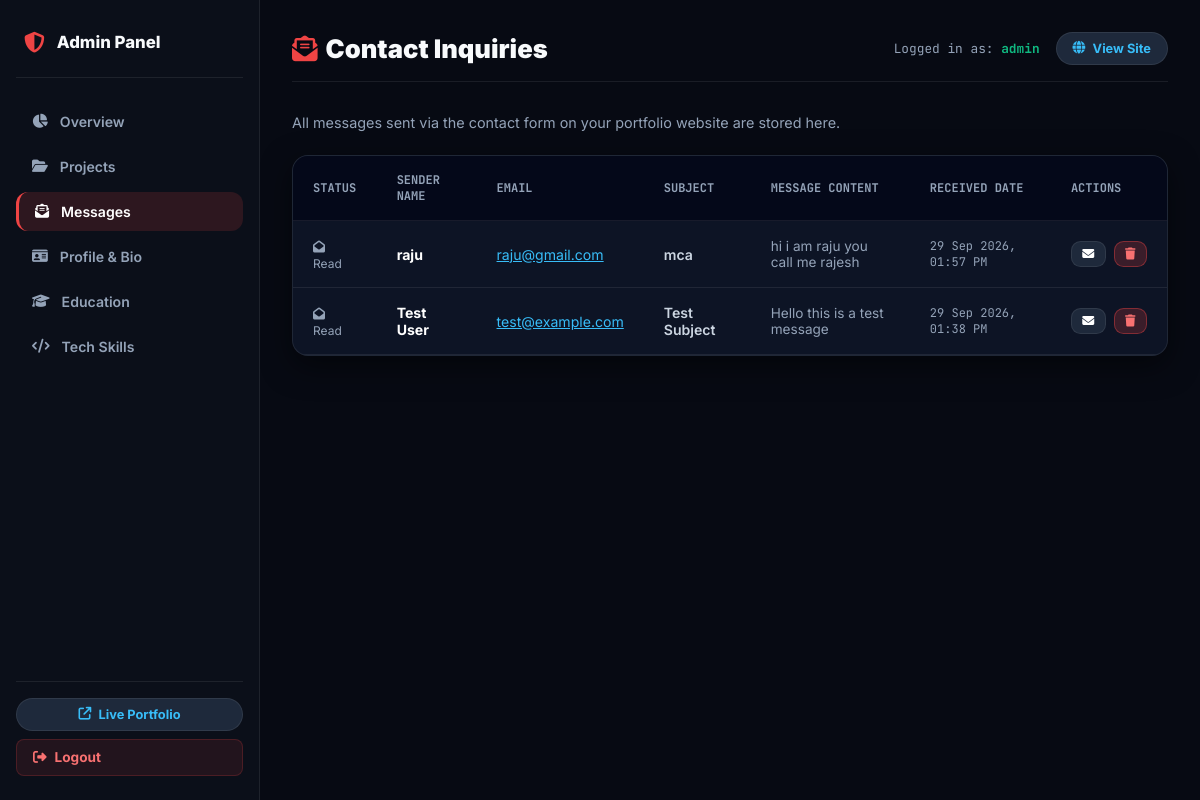
The page /panel/messages/ (signed in) on the database its author committed.
### portfolio_app/models.py (models this page shows, shortened)
class ContactMessage(models.Model):
    name = models.CharField(max_length=100)
    email = models.EmailField()
    subject = models.CharField(max_length=200, blank=True)
    message = models.TextField()
    created_at = models.DateTimeField(auto_now_add=True)
    is_read = models.BooleanField(default=False)
    class Meta:
        ordering = ['-created_at']
        verbose_name = "Contact Message"
        verbose_name_plural = "Contact Messages"

### portfolio_app/views.py (the view)
# urls.py: path('panel/messages/', views.admin_messages_list, name='admin_messages'),
@login_required(login_url='admin_login')
def admin_messages_list(request):
    contact_messages = ContactMessage.objects.all().order_by('-created_at')
    return render(request, 'portfolio_app/admin/messages.html', {
        'contact_messages': contact_messages,
        'active_page': 'messages',
    })

### templates/portfolio_app/admin/messages.html (shortened to what this page needs)
{% extends 'portfolio_app/admin/base_admin.html' %}
{% block page_title %}<i class="fa-solid fa-envelope-open-text" style="color:#ef4444;"></i> Contact Inquiries{% endblock %}
{% block content %}
<p style="color:var(--text-muted); font-size:0.9rem; margin-bottom:1.5rem;">
  All messages sent via the contact form on your portfolio website are stored here.
</p>
<div class="table-card">
  <table>
    <thead>
      <tr>
        <th>Status</th>
        <th>Sender Name</th>
        <th>Email</th>
        <th>Subject</th>
        <th>Message Content</th>
        <th>Received Date</th>
        <th>Actions</th>
      </tr>
    </thead>
    <tbody>
      {% for msg in contact_messages %}
        <tr style="{% if not msg.is_read %}background:rgba(239, 68, 68, 0.05);{% endif %}">
          <td>
            {% if msg.is_read %}
              <span style="color:var(--text-muted); font-size:0.75rem;"><i class="fa-solid fa-envelope-open"></i> Read</span>
            {% else %}
              <span style="background:#ef4444; color:#fff; font-size:0.7rem; font-weight:800; padding:0.2rem 0.5rem; border-radius:9999px;">NEW</span>
            {% endif %}
          </td>
          <td style="font-weight:700; color:#fff;">{{ msg.name }}</td>
          <td>
            <a href="mailto:{{ msg.email }}" style="color:#38bdf8; text-decoration:underline;">{{ msg.email }}</a>
          </td>
          <td style="font-weight:600; color:#cbd5e1;">{{ msg.subject }}</td>
          <td style="max-width:300px; color:#94a3b8; font-size:0.85rem;">{{ msg.message }}</td>
          <td style="font-family:'JetBrains Mono', monospace; font-size:0.75rem; color:var(--text-muted);">
            {{ msg.created_at|date:"d M Y, h:i A" }}
          </td>
          <td>
            <div style="display:flex; gap:0.5rem;">
              <a href="{% url 'admin_message_toggle_read' msg.pk %}" class="btn-action btn-secondary" style="padding:0.35rem 0.65rem; font-size:0.75rem;" title="Toggle Read Status">
                {% if msg.is_read %}
                  <i class="fa-solid fa-envelope"></i>
                {% else %}
                  <i class="fa-solid fa-envelope-open"></i>
                {% endif %}
              </a>
              <form method="POST" action="{% url 'admin_message_delete' msg.pk %}" onsubmit="return confirm('Delete message from {{ msg.name }}?');">
                <button type="submit" class="btn-action btn-danger" style="padding:0.35rem 0.65rem; font-size:0.75rem;">
                  <i class="fa-solid fa-trash"></i>
                </button>
              </form>
            </div>
          </td>
        </tr>
      {% empty %}
        <tr>
          <td colspan="7" style="text-align:center; color:var(--text-muted); padding:2.5rem;">No contact messages received yet.</td>
        </tr>
      {% endfor %}
    </tbody>
  </table>
</div>
{% endblock %}

### templates/portfolio_app/admin/base_admin.html (shortened to what this page needs)
{% load static %}
<!DOCTYPE html>
<html lang="en">
<head>
  <link rel="stylesheet" href="https://cdnjs.cloudflare.com/ajax/libs/font-awesome/6.5.1/css/all.min.css">
</head>
<body>
  <aside class="admin-sidebar">
    <div>
      <div class="sidebar-brand">
        <i class="fa-solid fa-shield-halved" style="color:#ef4444; font-size:1.3rem;"></i>
        <span>Admin Panel</span>
      </div>
      <ul class="sidebar-nav">
        <li>
          <a href="{% url 'admin_dashboard' %}" class="{% if active_page == 'dashboard' %}active{% endif %}">
            <i class="fa-solid fa-chart-pie"></i>
            <span>Overview</span>
          </a>
        </li>
        <li>
          <a href="{% url 'admin_projects' %}" class="{% if active_page == 'projects' %}active{% endif %}">
            <i class="fa-solid fa-folder-open"></i>
            <span>Projects</span>
          </a>
        </li>
        <li>
          <a href="{% url 'admin_messages' %}" class="{% if active_page == 'messages' %}active{% endif %}">
            <i class="fa-solid fa-envelope-open-text"></i>
            <span>Messages</span>
          </a>
        </li>
        <li>
          <a href="{% url 'admin_profile' %}" class="{% if active_page == 'profile' %}active{% endif %}">
            <i class="fa-solid fa-id-card"></i>
            <span>Profile & Bio</span>
          </a>
        </li>
        <li>
          <a href="{% url 'admin_education' %}" class="{% if active_page == 'education' %}active{% endif %}">
            <i class="fa-solid fa-graduation-cap"></i>
            <span>Education</span>
          </a>
        </li>
        <li>
          <a href="{% url 'admin_skills' %}" class="{% if active_page == 'skills' %}active{% endif %}">
            <i class="fa-solid fa-code"></i>
            <span>Tech Skills</span>
          </a>
        </li>
      </ul>
    </div>
    <div class="sidebar-footer">
      <a href="/" target="_blank" class="view-site-btn" style="width:100%; justify-content:center;">
        <i class="fa-solid fa-arrow-up-right-from-square"></i>
        <span>Live Portfolio</span>
      </a>
      <a href="{% url 'admin_logout' %}" class="btn-logout">
        <i class="fa-solid fa-right-from-bracket"></i>
        <span>Logout</span>
      </a>
    </div>
  </aside>
  <main class="admin-main">
    <div class="admin-topbar">
      <h1 class="page-title">
        {% block page_title %}Dashboard{% endblock %}
      </h1>
      <div style="display:flex; align-items:center; gap:1rem;">
        <span style="font-family:'JetBrains Mono', monospace; font-size:0.8rem; color:var(--text-muted);">
          Logged in as: <strong style="color:#10b981;">{{ request.user.username }}</strong>
        </span>
        <a href="/" target="_blank" class="view-site-btn">
          <i class="fa-solid fa-globe"></i>
          <span>View Site</span>
        </a>
      </div>
    </div>
    {% block content %}{% endblock %}
  </main>
</body>
</html>

### templates/portfolio_app/admin/base_admin.html (style rules this page uses)
:root { --bg-dark: #070a13; --bg-sidebar: #0b0f19; --bg-card: rgba(15, 23, 42, 0.85); --border-subtle: rgba(255, 255, 255, 0.08); --accent-red: #ef4444; --accent-emerald: #10b981; --accent-cyan: #06b6d4; --accent-amber: #f59e0b; --text-main: #f8fafc; --text-muted: #94a3b8; }
*, *::before, *::after { box-sizing: border-box; margin: 0; padding: 0; }
body { font-family: 'Inter', sans-serif; background: var(--bg-dark); color: var(--text-main); min-height: 100vh; display: flex; }
a { text-decoration: none; color: inherit; }
.admin-sidebar { width: 260px; background: var(--bg-sidebar); border-right: 1px solid var(--border-subtle); display: flex; flex-direction: column; justify-content: space-between; position: fixed; top: 0; bottom: 0; left: 0; z-index: 100; padding: 1.5rem 1rem; }
.sidebar-brand { display: flex; align-items: center; gap: 0.75rem; font-size: 1.05rem; font-weight: 800; padding: 0.5rem 0.5rem 1.5rem 0.5rem; border-bottom: 1px solid var(--border-subtle); }
.sidebar-nav { list-style: none; display: flex; flex-direction: column; gap: 0.35rem; margin-top: 1.5rem; }
.sidebar-nav a { display: flex; align-items: center; gap: 0.75rem; padding: 0.7rem 1rem; border-radius: 0.75rem; font-size: 0.88rem; font-weight: 600; color: var(--text-muted); transition: all 0.2s ease; }
.sidebar-nav a:hover, .sidebar-nav a.active { background: rgba(239, 68, 68, 0.15); color: #fff; border-left: 3px solid var(--accent-red); }
.sidebar-footer { border-top: 1px solid var(--border-subtle); padding-top: 1rem; display: flex; flex-direction: column; gap: 0.5rem; }
.btn-logout { display: flex; align-items: center; gap: 0.5rem; padding: 0.6rem 1rem; border-radius: 0.5rem; color: #f87171; font-size: 0.85rem; font-weight: 700; background: rgba(239, 68, 68, 0.1); border: 1px solid rgba(239, 68, 68, 0.2); transition: all 0.2s; }
.admin-main { margin-left: 260px; flex: 1; padding: 2rem; min-height: 100vh; }
.admin-topbar { display: flex; align-items: center; justify-content: space-between; margin-bottom: 2rem; padding-bottom: 1rem; border-bottom: 1px solid var(--border-subtle); }
.page-title { font-size: 1.6rem; font-weight: 900; display: flex; align-items: center; gap: 0.5rem; }
.view-site-btn { display: inline-flex; align-items: center; gap: 0.45rem; padding: 0.5rem 1rem; border-radius: 9999px; background: #1e293b; border: 1px solid var(--border-subtle); font-size: 0.8rem; font-weight: 700; color: #38bdf8; transition: all 0.2s; }
.table-card { background: var(--bg-card); border: 1px solid var(--border-subtle); border-radius: 1rem; overflow: hidden; box-shadow: 0 10px 30px rgba(0,0,0,0.5); }
table { width: 100%; border-collapse: collapse; text-align: left; }
th { padding: 1rem 1.25rem; background: rgba(2, 6, 23, 0.8); font-size: 0.75rem; font-family: 'JetBrains Mono', monospace; text-transform: uppercase; color: var(--text-muted); border-bottom: 1px solid var(--border-subtle); }
td { padding: 1rem 1.25rem; border-bottom: 1px solid var(--border-subtle); font-size: 0.88rem; vertical-align: middle; }
.btn-action { display: inline-flex; align-items: center; gap: 0.4rem; padding: 0.6rem 1.25rem; border-radius: 0.6rem; font-weight: 700; font-size: 0.85rem; cursor: pointer; border: none; transition: all 0.2s; }
.btn-danger { background: rgba(239, 68, 68, 0.2); color: #f87171; border: 1px solid rgba(239, 68, 68, 0.4); }
.btn-secondary { background: #1e293b; color: #fff; border: 1px solid var(--border-subtle); }

### rows shown on the page
ContactMessage: is_read True (drawn), name "raju", email "raju@gmail.com", subject "mca", message "hi i am raju you call me rajesh", created_at "29 Sep 2026, 01:57 PM"
ContactMessage: is_read True (drawn), name "Test User", email "test@example.com", subject "Test Subject", message "Hello this is a test message", created_at "29 Sep 2026, 01:38 PM"

### other values the page prints
{{ request.user.username }} "admin"
